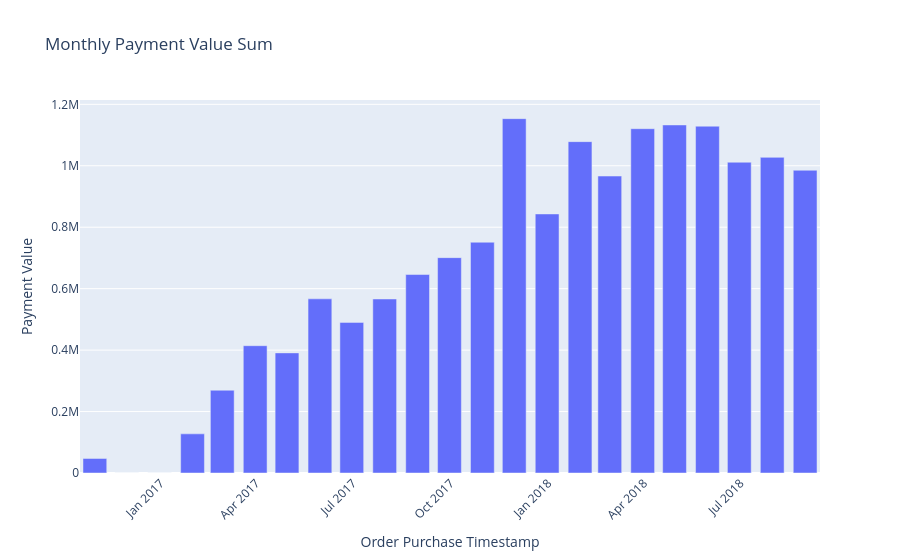

Write notebook code for a chart like this one.
### Code cell
import plotly.express as px

fig = px.bar(
    x=merged_order_month_sum.index,
    y=merged_order_month_sum["payment_value"],
    title="Monthly Payment Value Sum",
    labels={
        "x": "Order Purchase Timestamp",
        "y": "Payment Value"
    }
)

fig.update_layout(xaxis_tickangle=-45)

fig.show()

### Figure 1 — Plotly figure (JSON) as saved in the notebook; plotly's stock layout.template omitted (floating-point values rounded to 4 significant figures)
{"data": [{"hovertemplate": "Order Purchase Timestamp=%{x}<br>Payment Value=%{y}<extra></extra>", "legendgroup": "", "marker": {"color": "#636efa", "pattern": {"shape": ""}}, "name": "", "orientation": "v", "showlegend": false, "textposition": "auto", "type": "bar", "x": ["2016-10-31T00:00:00.000000000", "2016-11-30T00:00:00.000000000", "2016-12-31T00:00:00.000000000", "2017-01-31T00:00:00.000000000", "2017-02-28T00:00:00.000000000", "2017-03-31T00:00:00.000000000", "2017-04-30T00:00:00.000000000", "2017-05-31T00:00:00.000000000", "2017-06-30T00:00:00.000000000", "2017-07-31T00:00:00.000000000", "2017-08-31T00:00:00.000000000", "2017-09-30T00:00:00.000000000", "2017-10-31T00:00:00.000000000", "2017-11-30T00:00:00.000000000", "2017-12-31T00:00:00.000000000", "2018-01-31T00:00:00.000000000", "2018-02-28T00:00:00.000000000", "2018-03-31T00:00:00.000000000", "2018-04-30T00:00:00.000000000", "2018-05-31T00:00:00.000000000", "2018-06-30T00:00:00.000000000", "2018-07-31T00:00:00.000000000", "2018-08-31T00:00:00.000000000"], "xaxis": "x", "y": [47270.0, 0.0, 19.62, 127400.0, 269500.0, 414400.0, 391000.0, 566900.0, 490200.0, 566400.0, 646000.0, 701000.0, 751100.0, 1153000.0, 843200.0, 1079000.0, 966600.0, 1121000.0, 1133000.0, 1129000.0, 1012000.0, 1027000.0, 985400.0], "yaxis": "y"}], "layout": {"barmode": "relative", "legend": {"tracegroupgap": 0}, "title": {"text": "Monthly Payment Value Sum"}, "xaxis": {"anchor": "y", "domain": [0, 1], "tickangle": -45, "title": {"text": "Order Purchase Timestamp"}}, "yaxis": {"anchor": "x", "domain": [0, 1], "title": {"text": "Payment Value"}}}}
